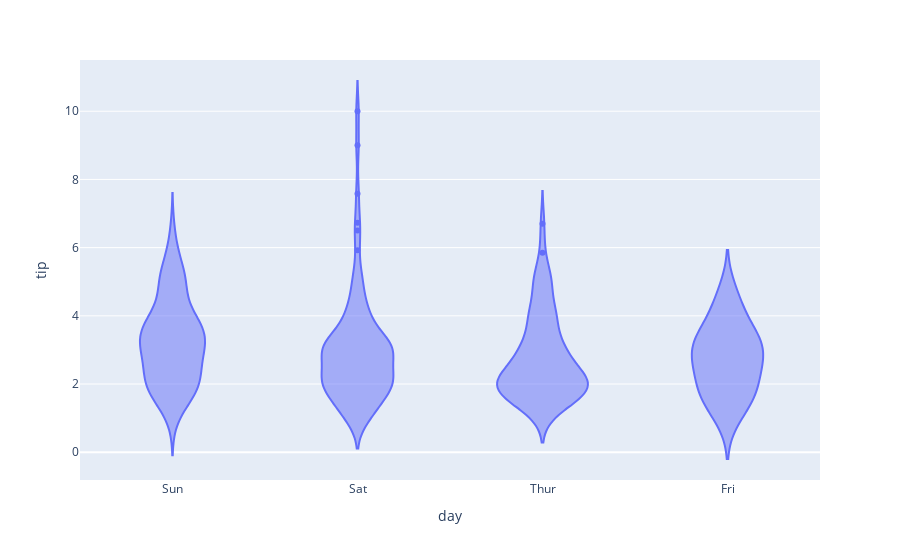

Here is the notebook cell this chart was saved with:
### Code cell
df = px.data.tips()
# plotting the violin plot
fig = px.violin(df, x="day", y="tip")
fig.show()

### Figure 1 — Plotly figure (JSON) as saved in the notebook; plotly's stock layout.template omitted (floating-point values rounded to 4 significant figures; data arrays with more than 128 entries replaced by an {"elided": "..."} marker saying what was removed)
{"data": [{"alignmentgroup": "True", "box": {"visible": false}, "hovertemplate": "day=%{x}<br>tip=%{y}<extra></extra>", "legendgroup": "", "marker": {"color": "#636efa"}, "name": "", "offsetgroup": "", "orientation": "v", "scalegroup": "True", "showlegend": false, "type": "violin", "x": {"elided": "244 str values"}, "x0": " ", "xaxis": "x", "y": {"elided": "244 float values"}, "y0": " ", "yaxis": "y"}], "layout": {"legend": {"tracegroupgap": 0}, "margin": {"t": 60}, "violinmode": "group", "xaxis": {"anchor": "y", "domain": [0, 1], "title": {"text": "day"}}, "yaxis": {"anchor": "x", "domain": [0, 1], "title": {"text": "tip"}}}}
